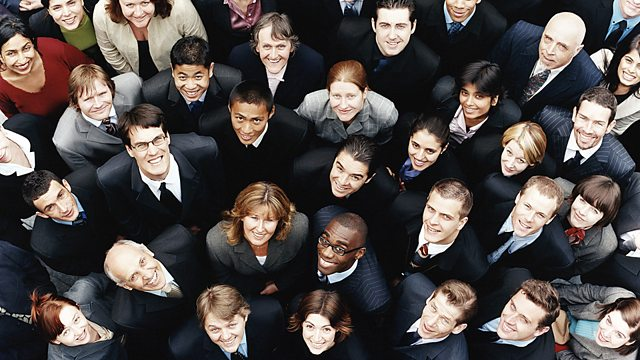
#> input picture inputs/image8.jpg, 640 x 360 px; its folder holds only this picture in this run
$ python face_chopper.py
#> lines starting #> are read from the running program, lines starting #| are printed output that depends on the picture
#> in main, cap is the input picture: shape (360, 640, 3); mean B, G, R 71.1, 73, 79.5
#import libraries
import cv2
import numpy as np
import os


class faceChopper:
	def __init__(self):
		# Import Classifier for Face and Eye Detection
		self.frontal_face_detector = cv2.CascadeClassifier('haarcascade_frontalface_default.xml')
		self.profile_face_detector = cv2.CascadeClassifier('haarcascade_profileface.xml')

	def face_detector(self, img, size=0.5):
#> called with size = 0.5
		try:
			gray = cv2.cvtColor(img, cv2.COLOR_BGR2GRAY)
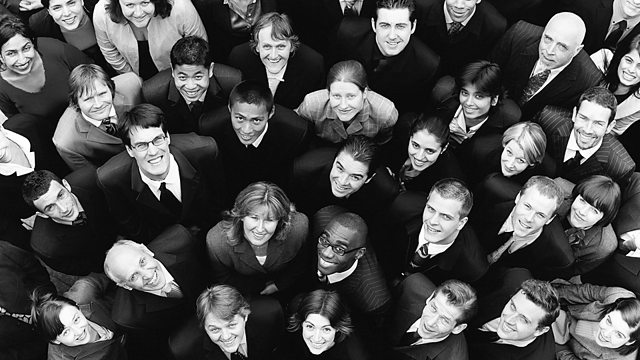
#> gray: shape (360, 640); min 0, max 255, mean 74.8
		except Exception as e:
			return 0,img

		faces = self.frontal_face_detector.detectMultiScale(gray, scaleFactor=1.2, minNeighbors=5)
#> faces = [[297, 311, 43, 43], [368, 7, 48, 48], [255, 32, 38, 38], [167, 57, 47, 47], [325, 81, 39, 39], [239, 201, 44, 44], [226, 99, 50, 50], [568, 102, 48, 48], [126, 124, 48, 48], [412, 196, 57, 57]]
		if faces is ():
			faces = self.profile_face_detector.detectMultiScale(gray, scaleFactor=1.2, minNeighbors=5)
			if faces is ():
				return 0, img

		# Given coordinates to detect face and eyes location from ROI
		print(len(faces))
#| 10
		roi_color=[]
		for (x, y, w, h) in faces:
			c = 15
			x = x - c
			w = w + c
			y = y - c
			h = h + c
			roi_gray = gray[y: y+h, x: x+w]
			roi_color.append( img[y: y+h, x: x+w])
#> this loop made 10 passes
#> (x, y, w, h) on passes 1 to 10: (282, 296, 58, 58), (353, -8, 63, 63), (240, 17, 53, 53), (152, 42, 62, 62), (310, 66, 54, 54), (224, 186, 59, 59), (211, 84, 65, 65), (553, 87, 63, 63), (111, 109, 63, 63), (397, 181, 72, 72)
#> pass 1, in face_detector, `roi_gray = gray[y: y+h, x: x+w]`:
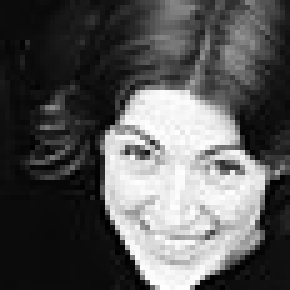
#> roi_gray: shape (58, 58) (shown 5 times larger); min 0, max 254, mean 88
#> pass 3, in face_detector, `roi_gray = gray[y: y+h, x: x+w]`:
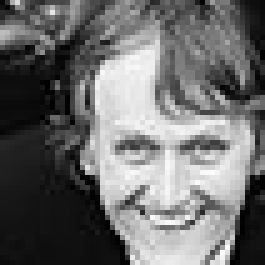
#> roi_gray: shape (53, 53) (shown 5 times larger); min 0, max 252, mean 108.5
#> after the loop, roi_color = 10 items

		print(roi_color.__len__())
#| 10
		return roi_color.__len__(), roi_color


def main():
	fC = faceChopper()

	for imageName in os.listdir("inputs"):
		if imageName != '.DS_Store':
			face_counter=0
			print(imageName)
			cap = cv2.imread("inputs/"+imageName)
			#cap = cv2.resize(cap, (400, 300))
			_,frames = fC.face_detector (cap)
#> frames = 10 items
			for frame in frames:
				cv2.imwrite(os.path.join("outputs", imageName.replace('.jpg','') + "-face%d.jpg" % face_counter), frame)
				face_counter+=1
#> this loop made 10 passes
#> frame on pass 2: empty array
#> after the loop, face_counter = 10


if __name__ == "__main__":
	main()
